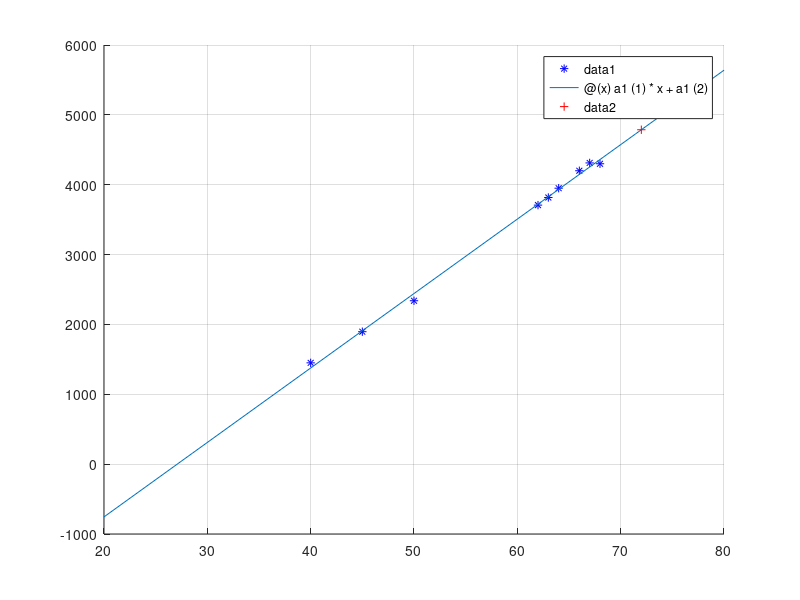
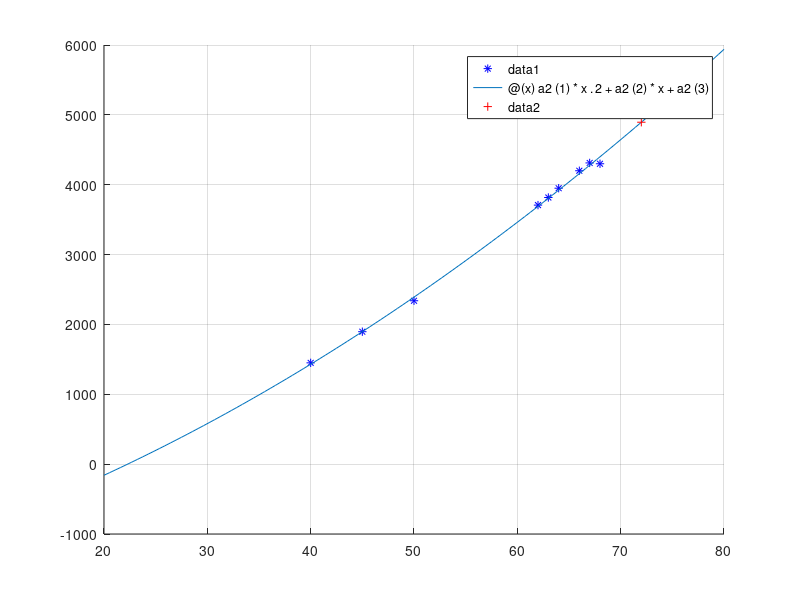

The MATLAB source for these figures, in order:
% (c)2021 Hien PHAN.
clc;
clear;
clf;

Student = {"Lan Anh", "Van Toan", "Quang Hai", "Xuan Truong", "Cong Phuong", "Huyen My", "My Linh", "Duc Chinh", "Phan Van Duc"}
Weight = [40 63 62 68 64 45 50 66 67]
JHI = [1450 3817 3708 4300 3950 1896 2339 4200 4312]
VanLam = 72

c1 =  @(f, x) f(1)*x + f(2);

pkg load optim
a1 = lsqcurvefit(c1, [2;3], Weight, JHI)

func1 = @(x) a1(1)*x+a1(2)
figure(1)
hold on
grid on
plot(Weight, JHI, 'b*');
fplot(func1, [20 80]);
plot(VanLam, func1(VanLam), 'r+');
fprintf('Predicted JHI number of Van Lam: %f', func1(VanLam));
hold off




% second order

c2 = @(f,x) f(1)*x.^2+f(2)*x+f(3)

pkg load optim
a2 = lsqcurvefit(c2, [2;3;4], Weight, JHI)

func2 = @(x) a2(1)*x.^2+a2(2)*x+a2(3)

figure(2)
hold on
grid on
plot(Weight, JHI, 'b*');
fplot(func2, [20 80]);
plot(VanLam, func2(VanLam), 'r+');
fprintf('Predicted JHI number of Van Lam: %f', func2(VanLam));
hold off
